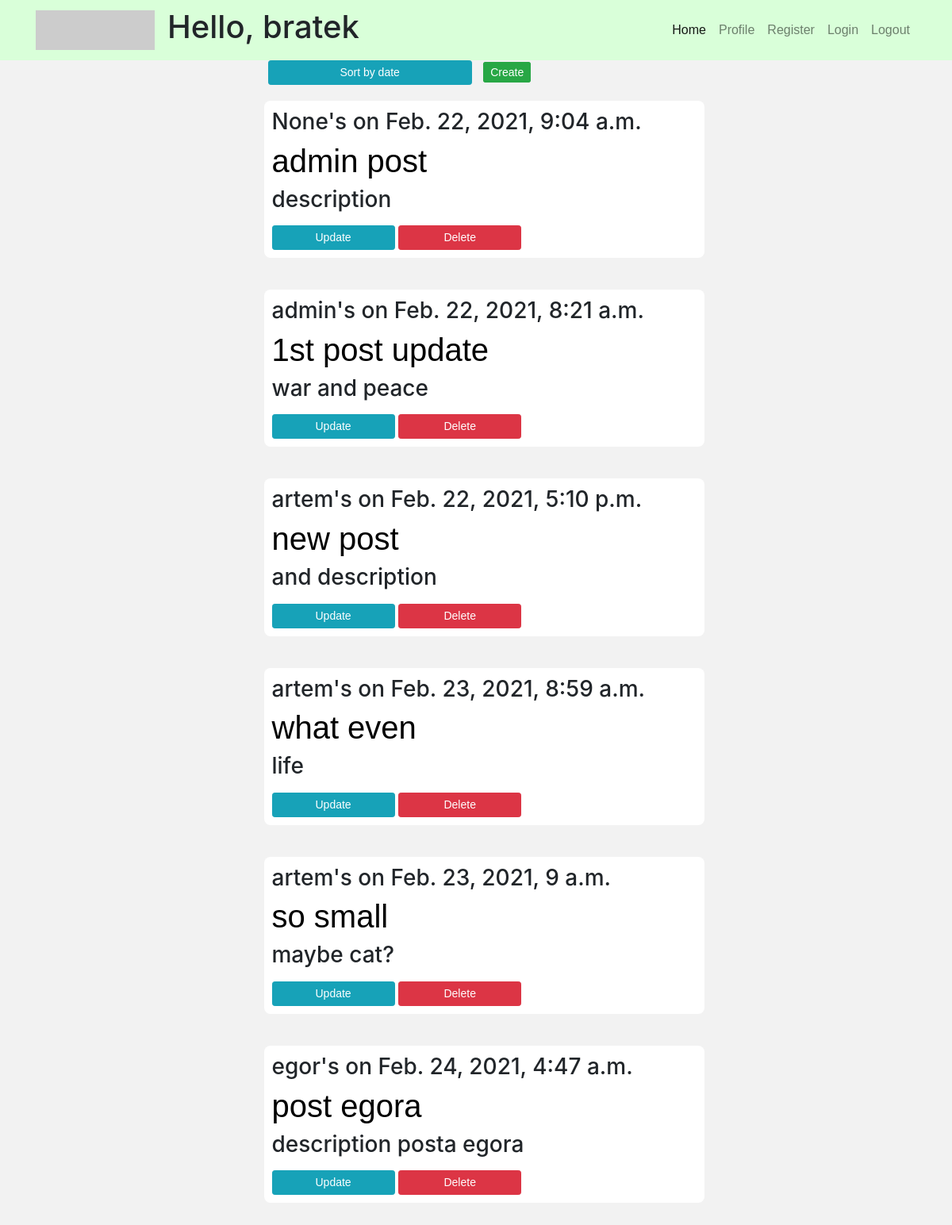
The app's page /blog/ (signed in) with its own data.
### BlogApp/models.py (models this page shows, shortened)
class Post(models.Model):
    name = models.CharField(max_length=200, default='Untitled')
    creation_date = models.DateTimeField(auto_now_add=True, null=True)
    text = models.TextField()
    description = models.TextField(max_length=200)
    user = models.ForeignKey(Guest, on_delete=models.SET_NULL, null=True)

class Guest(models.Model):
    user = models.OneToOneField(User, null=True, blank=True, on_delete=models.CASCADE)
    name = models.CharField(max_length=200, null=True)  # should be unique
    date_created = models.DateTimeField(auto_now_add=True, null=True)
    email = models.EmailField(default='example@blog.com')  # can't change
    phone = models.IntegerField(blank=True, default=111111)
    profile_picture = models.ImageField(null=True, blank=True)
    skype = models.CharField(max_length=50, null=True, blank=True)
    def __str__(self):
        return self.name

### BlogApp/views.py (the view)
# urls.py: path('', views.index, name='home'),
@login_required(login_url='Blog:login')
def index(request):
    try:
        posts = Post.objects.all().order_by('user')
    except TypeError:
        template = loader.get_template('Blog/unauthenticated.html')
        return HttpResponse(template.render())
    context = {'posts': posts, 'user': request.user.username}
    return render(request, 'index.html', context)

### templates/index.html (shortened to what this page needs)
{% extends 'Blog/base.html' %}
{% block content %}
<div class="content">
    <div class="container">
        {% if request.path == '/blog/' %}
            <a href="{% url 'Blog:home_by_date' %}" class="btn btn-sm btn-info"
            style="width: 49%">Sort by date</a>
        {% else %}
            <a href="{% url 'Blog:home' %}" class="btn btn-sm btn-info"
            style="width: 49%">Sort by author</a>
        {% endif %}
        <a href="{% url 'Blog:create' %}" class="btn btn-sm btn-success"
    style="width: 50%; margin: 10px; display: inline">Create</a>
    </div>
    {% for post in posts %}
        <div class="post">
            <h3>{{ post.user }}'s on {{ post.creation_date }}</h3>
            <h1><a href="{% url 'Blog:post' post.id %}">{{ post.name }}</a></h1>
            <h3>{{ post.description }}</h3>
            <a href="{% url 'Blog:update' post.id %}" class="btn btn-sm btn-info"
                style="width: 29%">Update</a>
            <a href="{% url 'Blog:delete' post.id %}" class="btn btn-sm btn-danger"
                style="width: 29%">Delete</a>
        </div>
    {% endfor %}
</div>
{% endblock %}

### templates/Blog/base.html (shortened to what this page needs)
<!DOCTYPE html>
{% load static %}
<html lang="en">
<head>
        <link rel="stylesheet"
          href="https://stackpath.bootstrapcdn.com/bootstrap/4.3.1/css/bootstrap.min.css"
>
        <link rel="stylesheet"
              type="text/css"
              href="{% static 'css/main.css' %}">
</head>
<body>
<nav class="navbar navbar-expand-lg navbar-light static-top"
  style="background-color: #d9ffd9;">
  <div class="container">
    <a class="navbar-brand" href="#">
          <img src="http://placehold.it/150x50?text=Logo" alt="">
        </a>
    <div class="collapse navbar-collapse" id="navbarResponsive">
        <h1>Hello, {{ request.user }} </h1>
      <ul class="navbar-nav ml-auto">
        <li class="nav-item active">
          <a class="nav-link" href="{% url 'Blog:home' %}">Home
              </a>
        </li>
        <li class="nav-item">
          <a class="nav-link" href="{% url 'Blog:profile' user %}">Profile</a>
        </li>
        <li class="nav-item">
          <a class="nav-link" href="{% url 'Blog:register' %}">Register</a>
        </li>
        <li class="nav-item">
          <a class="nav-link" href="{% url 'Blog:login' %}">Login</a>
        </li>
        <li class="nav-item">
          <a class="nav-link" href="{% url 'Blog:logout' %}">Logout</a>
        </li>
      </ul>
    </div>
  </div>
</nav>
<div class="container">
  {% block content %}
  {% endblock %}
</div>
</body>
</html>

### static/css/main.css (style rules this page uses)
body { background-color: #f2f2f2; }
.post { width: 100%; display: inline-block; margin: 20px 10px 20px 10px; border-radius: 8px; padding: 10px; background-color: white; }
a { font-family: Arial, Helvetica, sans-serif; color: black; }
.content { width: 50%; margin: 0 auto; }

### records on screen
Post: user "None", creation_date "Feb. 22, 2021, 9:04 a.m.", name "admin post", description "description"
Post: user "admin", creation_date "Feb. 22, 2021, 8:21 a.m.", name "1st post update", description "war and peace"
Post: user "artem", creation_date "Feb. 22, 2021, 5:10 p.m.", name "new post", description "and description"
Post: user "artem", creation_date "Feb. 23, 2021, 8:59 a.m.", name "what even", description "life"
Post: user "artem", creation_date "Feb. 23, 2021, 9 a.m.", name "so small", description "maybe cat?"
Post: user "egor", creation_date "Feb. 24, 2021, 4:47 a.m.", name "post egora", description "description posta egora"

### other values on screen
{{ request.user }} "bratek"
